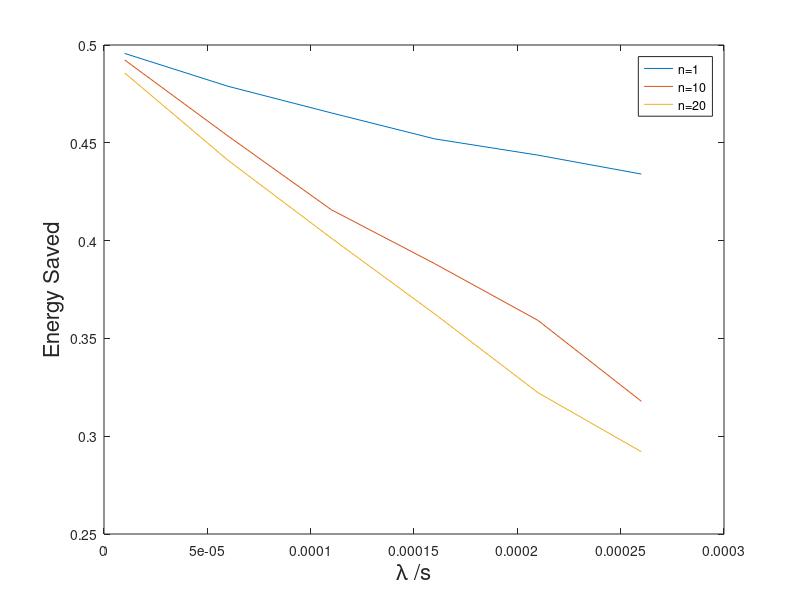

This figure's MATLAB source:
%% read data
input = fopen('output_1.dat', 'r');
formatSpec = '%f %f';
sizeA = [2 Inf];
A = fscanf(input, formatSpec, sizeA)
fclose(input);
plot(A(1,:), A(2,:));
hold on

input = fopen('output_10.dat', 'r');
formatSpec = '%f %f';
sizeA = [2 Inf];
A = fscanf(input, formatSpec, sizeA)
fclose(input);
plot(A(1,:), A(2,:));

input = fopen('output_20.dat', 'r');
formatSpec = '%f %f';
sizeA = [2 Inf];
A = fscanf(input, formatSpec, sizeA)
fclose(input);
plot(A(1,:), A(2,:));

% spec of figure format
legend('n=1', 'n=10','n=20');
xlabel('\lambda /s','FontSize', 16);
ylabel('Energy Saved', 'FontSize', 16);
ax.FontSize = 20;
